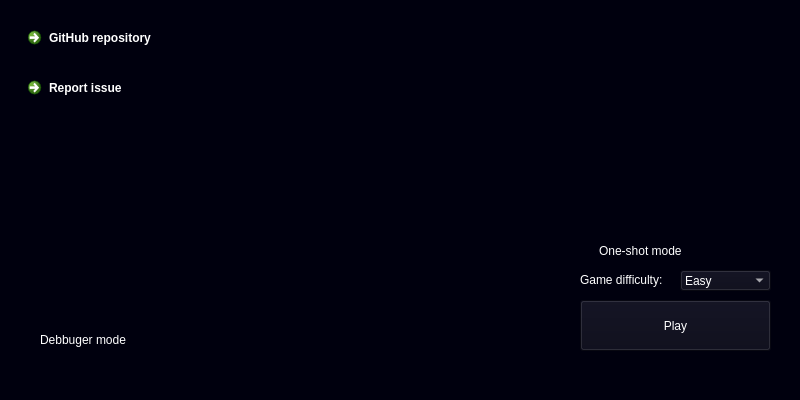
<?xml version="1.0" encoding="UTF-8"?>
<ui version="4.0">
 <class>MainWindow</class>
 <widget class="QMainWindow" name="MainWindow">
  <property name="enabled">
   <bool>true</bool>
  </property>
  <property name="geometry">
   <rect>
    <x>0</x>
    <y>0</y>
    <width>800</width>
    <height>400</height>
   </rect>
  </property>
  <property name="minimumSize">
   <size>
    <width>800</width>
    <height>400</height>
   </size>
  </property>
  <property name="maximumSize">
   <size>
    <width>800</width>
    <height>400</height>
   </size>
  </property>
  <property name="windowTitle">
   <string>Cicle Game Config</string>
  </property>
  <property name="styleSheet">
   <string notr="true">background-color: rgb(0, 0, 14);
color: rgb(255, 255, 255);</string>
  </property>
  <property name="toolButtonStyle">
   <enum>Qt::ToolButtonIconOnly</enum>
  </property>
  <property name="animated">
   <bool>true</bool>
  </property>
  <widget class="QWidget" name="centralwidget">
   <widget class="QPushButton" name="playButton">
    <property name="enabled">
     <bool>true</bool>
    </property>
    <property name="geometry">
     <rect>
      <x>580</x>
      <y>300</y>
      <width>191</width>
      <height>51</height>
     </rect>
    </property>
    <property name="cursor">
     <cursorShape>PointingHandCursor</cursorShape>
    </property>
    <property name="styleSheet">
     <string notr="true">background-color: rgba(10,10, 24, 200);</string>
    </property>
    <property name="text">
     <string>Play</string>
    </property>
    <property name="iconSize">
     <size>
      <width>16</width>
      <height>16</height>
     </size>
    </property>
    <property name="checkable">
     <bool>true</bool>
    </property>
    <property name="checked">
     <bool>false</bool>
    </property>
    <property name="autoRepeat">
     <bool>false</bool>
    </property>
    <property name="autoExclusive">
     <bool>false</bool>
    </property>
    <property name="autoDefault">
     <bool>false</bool>
    </property>
    <property name="default">
     <bool>false</bool>
    </property>
    <property name="flat">
     <bool>false</bool>
    </property>
   </widget>
   <widget class="QComboBox" name="diffBox">
    <property name="geometry">
     <rect>
      <x>680</x>
      <y>270</y>
      <width>91</width>
      <height>21</height>
     </rect>
    </property>
    <property name="cursor">
     <cursorShape>PointingHandCursor</cursorShape>
    </property>
    <property name="mouseTracking">
     <bool>false</bool>
    </property>
    <property name="styleSheet">
     <string notr="true">background-color: rgba(10,10, 24, 200);</string>
    </property>
    <property name="duplicatesEnabled">
     <bool>false</bool>
    </property>
    <property name="frame">
     <bool>true</bool>
    </property>
    <item>
     <property name="text">
      <string>Easy</string>
     </property>
    </item>
    <item>
     <property name="text">
      <string>Medium</string>
     </property>
    </item>
    <item>
     <property name="text">
      <string>Hard</string>
     </property>
    </item>
    <item>
     <property name="text">
      <string>V. Hard</string>
     </property>
    </item>
    <item>
     <property name="text">
      <string>Extreme</string>
     </property>
    </item>
    <item>
     <property name="text">
      <string>Insane</string>
     </property>
    </item>
   </widget>
   <widget class="QLabel" name="diffText">
    <property name="geometry">
     <rect>
      <x>580</x>
      <y>270</y>
      <width>91</width>
      <height>21</height>
     </rect>
    </property>
    <property name="styleSheet">
     <string notr="true">background-color: rgba(255, 255, 255, 0);</string>
    </property>
    <property name="text">
     <string>&lt;html&gt;&lt;head/&gt;&lt;body&gt;&lt;p&gt;Game difficulty:&lt;/p&gt;&lt;/body&gt;&lt;/html&gt;</string>
    </property>
   </widget>
   <widget class="QCheckBox" name="oneshotCheckBox">
    <property name="geometry">
     <rect>
      <x>580</x>
      <y>240</y>
      <width>191</width>
      <height>21</height>
     </rect>
    </property>
    <property name="cursor">
     <cursorShape>PointingHandCursor</cursorShape>
    </property>
    <property name="styleSheet">
     <string notr="true">background-color: rgba(255, 255, 255, 0);</string>
    </property>
    <property name="text">
     <string>One-shot mode</string>
    </property>
    <property name="checkable">
     <bool>true</bool>
    </property>
    <property name="checked">
     <bool>false</bool>
    </property>
    <property name="autoRepeat">
     <bool>false</bool>
    </property>
    <property name="autoExclusive">
     <bool>false</bool>
    </property>
    <property name="tristate">
     <bool>false</bool>
    </property>
   </widget>
   <widget class="QRadioButton" name="debugModeButton">
    <property name="geometry">
     <rect>
      <x>20</x>
      <y>330</y>
      <width>141</width>
      <height>20</height>
     </rect>
    </property>
    <property name="cursor">
     <cursorShape>ForbiddenCursor</cursorShape>
    </property>
    <property name="styleSheet">
     <string notr="true">background-color: rgba(10,10, 24, 0);</string>
    </property>
    <property name="text">
     <string>Debbuger mode</string>
    </property>
   </widget>
   <widget class="QCommandLinkButton" name="repoLinkButton">
    <property name="geometry">
     <rect>
      <x>20</x>
      <y>20</y>
      <width>222</width>
      <height>41</height>
     </rect>
    </property>
    <property name="cursor">
     <cursorShape>PointingHandCursor</cursorShape>
    </property>
    <property name="styleSheet">
     <string notr="true">background-color: rgba(0, 0, 14, 0)</string>
    </property>
    <property name="text">
     <string>GitHub repository</string>
    </property>
    <property name="autoDefault">
     <bool>false</bool>
    </property>
    <property name="default">
     <bool>false</bool>
    </property>
    <property name="description">
     <string extracomment="Opens GitHub game repository in defult browser"/>
    </property>
   </widget>
   <widget class="QCommandLinkButton" name="issueLinkButton">
    <property name="geometry">
     <rect>
      <x>20</x>
      <y>70</y>
      <width>222</width>
      <height>41</height>
     </rect>
    </property>
    <property name="cursor">
     <cursorShape>PointingHandCursor</cursorShape>
    </property>
    <property name="styleSheet">
     <string notr="true">background-color: rgba(0, 0, 14, 0)</string>
    </property>
    <property name="text">
     <string>Report issue</string>
    </property>
    <property name="autoDefault">
     <bool>false</bool>
    </property>
    <property name="default">
     <bool>false</bool>
    </property>
    <property name="description">
     <string extracomment="Opens GitHub game repository in defult browser"/>
    </property>
   </widget>
  </widget>
  <widget class="QStatusBar" name="statusbar">
   <property name="sizeGripEnabled">
    <bool>true</bool>
   </property>
  </widget>
 </widget>
 <resources/>
 <connections/>
</ui>
